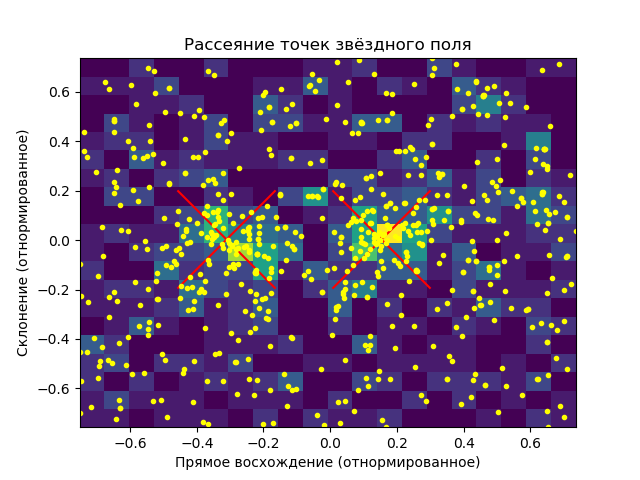

Write the Python code that produced this figure.
import astropy.units as u
from astropy.coordinates import SkyCoord
from astroquery.vizier import Vizier
import numpy as np
import matplotlib.pyplot as plt
import mixfit
import json

center_coord = SkyCoord('02h21m00s +57d07m42s')
vizier = Vizier(
    column_filters={'Bmag': '<13'},  # число больше — звёзд больше
    row_limit=10000
)
stars = vizier.query_region(
    center_coord,
    width=1.5 * u.deg,
    height=1.5 * u.deg,
    catalog='USNO-A2.0',
)[0]
ra = stars['RAJ2000']._data   # прямое восхождение, аналог долготы
dec = stars['DEJ2000']._data  # склонение, аналог широты
x1 = (ra - ra.mean()) * np.cos(dec / 180 * np.pi)
x2 = dec - dec.mean()              # Нормировка
x = np.vstack((x1, x2)).T

res = mixfit.em_double_cluster(x, 2/3, 0.2, [-0.3, 0], 0.01, 0.6, [0.3, 0], 0.01)
plt.hist2d(*x.T, bins=20)

plt.plot(*x.T, '.', color='yellow')

# Центры скоплений и картинка

plt.scatter(res[1][0], res[1][1], marker='x', s=5000, color='red')
plt.scatter(res[4][0], res[4][1], marker='x', s=5000, color='red')
plt.grid(res[1][0], 'Центры скоплений')
plt.xlabel('Прямое восхождение (отнормированное)')
plt.ylabel('Склонение (отнормированное)')
plt.title('Рассеяние точек звёздного поля')
plt.savefig('per.png')
plt.show()


a = res[1][1] + dec.mean()
b = res[4][1] + dec.mean()
c = res[1][0] + res[1][0] / np.cos(res[1][1] / 180 * np.pi) + ra.mean()
d = res[4][0] + res[4][0] / np.cos(res[1][1] / 180 * np.pi) + ra.mean()

with open('per.json', 'w') as file:
    json.dump({
        "size_ratio": 1.5,
        "clusters": [
            {
                "center": {"ra": c, "dec": a},
                "sigma": res[2],
                "tau": res[0]
            },
            {
                "center": {"ra": d, "dec": b},
                "sigma": res[5],
                "tau": res[3]
            }
        ]
        },
        file,
        indent=4,
        separators=(',', ': '))


